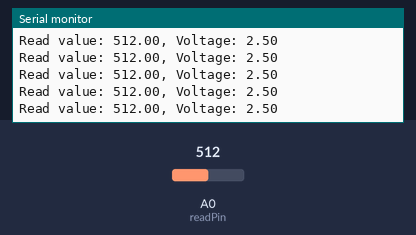
Bench run of a sketch on a simulated Arduino Uno, built with avr-gcc and run on an emulated ATmega328P. Parts: the last lines printed to the serial monitor. The inputs (shaded band) are chosen by the test bench; at power-on: A0 (readPin) = 512.

Above: at 4.2 s.
4.3 s: A0 (readPin) set to 987
At 4.35 s:
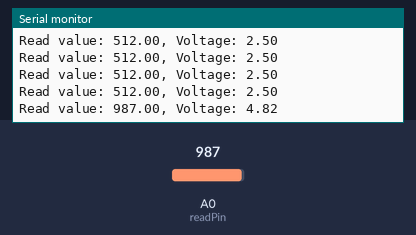
7.3 s: A0 (readPin) set to 1017
At 7.39 s:
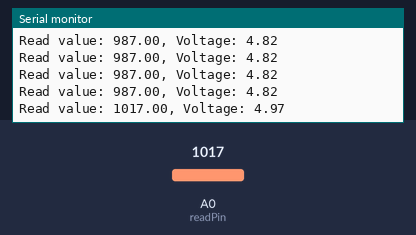
Timing chart, 0 to 9.8 s (numbered marks = the images above; inputs shaded):
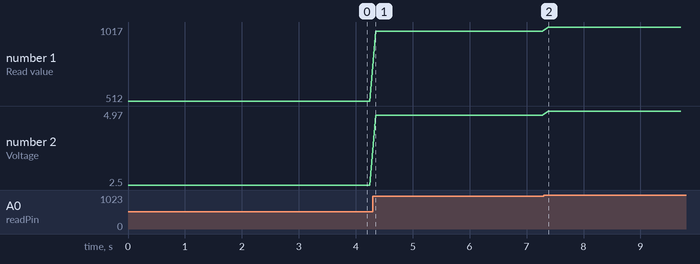

Measured:
- after the input at 4.3 s, the serial monitor: prints a new line after 0.05 s (image 1)
- after the input at 7.3 s, the serial monitor: prints a new line after 0.08 s (image 2)
- plotted number 1: 512 → 987 after the input at 4.3 s, 987 → 1017 after the input at 7.3 s
- plotted number 2: 2.5 → 4.82 after the input at 4.3 s, 4.82 → 4.97 after the input at 7.3 s

The sketch:

12-Understanding-Potentiometers.ino
```cpp
int readPin = A0;
float readVal;
float V2;
int delayTime(100);

void setup() {
  // put your setup code here, to run once:
  pinMode(readPin, INPUT);
  Serial.begin(9600);
}

void loop() {
  // put your main code here, to run repeatedly:

  // 1. Read value from potentiometer
  readVal = analogRead(readPin);

  // 2. Convert read value to voltage
  V2 = (5.0/1023.0) * readVal;

  // 3. Print read value and voltage to serial monitor
  Serial.print("Read value: ");
  Serial.print(readVal);
  Serial.print(", Voltage: ");
  Serial.println(V2);
  delay(delayTime);
}
```
